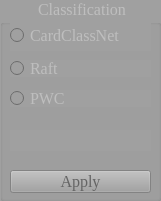
   <widget class="QGroupBox" name="classification_box">
    <property name="enabled">
     <bool>false</bool>
    </property>
    <property name="geometry">
     <rect>
      <x>960</x>
      <y>30</y>
      <width>161</width>
      <height>201</height>
     </rect>
    </property>
    <property name="font">
     <font>
      <family>Times New Roman</family>
      <pointsize>12</pointsize>
      <weight>9</weight>
      <italic>false</italic>
      <bold>false</bold>
     </font>
    </property>
    <property name="styleSheet">
     <string notr="true">QGroupBox {
   background-color: rgb(160, 160, 160);;font: 75 12pt &quot;Times New Roman&quot;;
}

QGroupBox QWidget {
    background-color: /* your desired content background color here */;
}

QGroupBox::title {
    subcontrol-origin: margin;
    subcontrol-position: top center;
}
</string>
    </property>
    <property name="title">
     <string>Classification</string>
    </property>
    <widget class="QRadioButton" name="classifier1">
     <property name="enabled">
      <bool>false</bool>
     </property>
     <property name="geometry">
      <rect>
       <x>10</x>
       <y>20</y>
       <width>141</width>
       <height>31</height>
      </rect>
     </property>
     <property name="font">
      <font>
       <family>Times New Roman</family>
       <pointsize>12</pointsize>
       <weight>9</weight>
       <italic>false</italic>
       <bold>false</bold>
      </font>
     </property>
     <property name="styleSheet">
      <string notr="true">font: 75 12pt &quot;Times New Roman&quot;;; background-color: rgb(160, 160, 160);</string>
     </property>
     <property name="text">
      <string>CardClassNet</string>
     </property>
    </widget>
    <widget class="QRadioButton" name="classifier2">
     <property name="enabled">
      <bool>false</bool>
     </property>
     <property name="geometry">
      <rect>
       <x>10</x>
       <y>60</y>
       <width>141</width>
       <height>17</height>
      </rect>
     </property>
     <property name="font">
      <font>
       <family>Times New Roman</family>
       <pointsize>12</pointsize>
       <weight>9</weight>
       <italic>false</italic>
       <bold>false</bold>
      </font>
     </property>
     <property name="styleSheet">
      <string notr="true">font: 75 12pt &quot;Times New Roman&quot;;; background-color: rgb(160, 160, 160);</string>
     </property>
     <property name="text">
      <string>Raft</string>
     </property>
    </widget>
    <widget class="QRadioButton" name="classifier3">
     <property name="enabled">
      <bool>false</bool>
     </property>
     <property name="geometry">
      <rect>
       <x>10</x>
       <y>90</y>
       <width>141</width>
       <height>17</height>
      </rect>
     </property>
     <property name="font">
      <font>
       <family>Times New Roman</family>
       <pointsize>12</pointsize>
       <weight>9</weight>
       <italic>false</italic>
       <bold>false</bold>
      </font>
     </property>
     <property name="styleSheet">
      <string notr="true">font: 75 12pt &quot;Times New Roman&quot;;; background-color: rgb(160, 160, 160);</string>
     </property>
     <property name="text">
      <string>PWC</string>
     </property>
    </widget>
    <widget class="QLabel" name="label_class">
     <property name="enabled">
      <bool>false</bool>
     </property>
     <property name="geometry">
      <rect>
       <x>10</x>
       <y>130</y>
       <width>141</width>
       <height>21</height>
      </rect>
     </property>
     <property name="font">
      <font>
       <family>Times New Roman</family>
       <pointsize>12</pointsize>
       <weight>9</weight>
       <italic>false</italic>
       <bold>false</bold>
      </font>
     </property>
     <property name="styleSheet">
      <string notr="true">font: 75 12pt &quot;Times New Roman&quot;;; background-color: rgb(160, 160, 160);</string>
     </property>
     <property name="text">
      <string/>
     </property>
    </widget>
    <widget class="QPushButton" name="applyclassification">
     <property name="enabled">
      <bool>false</bool>
     </property>
     <property name="geometry">
      <rect>
       <x>10</x>
       <y>170</y>
       <width>141</width>
       <height>23</height>
      </rect>
     </property>
     <property name="font">
      <font>
       <family>Times New Roman</family>
       <pointsize>12</pointsize>
       <weight>9</weight>
       <italic>false</italic>
       <bold>false</bold>
      </font>
     </property>
     <property name="cursor">
      <cursorShape>WaitCursor</cursorShape>
     </property>
     <property name="styleSheet">
      <string notr="true">color: rgb(0, 0, 0);background-color: rgb(160, 160, 160);font: 75 12pt &quot;Times New Roman&quot;;;color: rgb(100, 100, 100)</string>
     </property>
     <property name="text">
      <string>Apply</string>
     </property>
    </widget>
   </widget>
